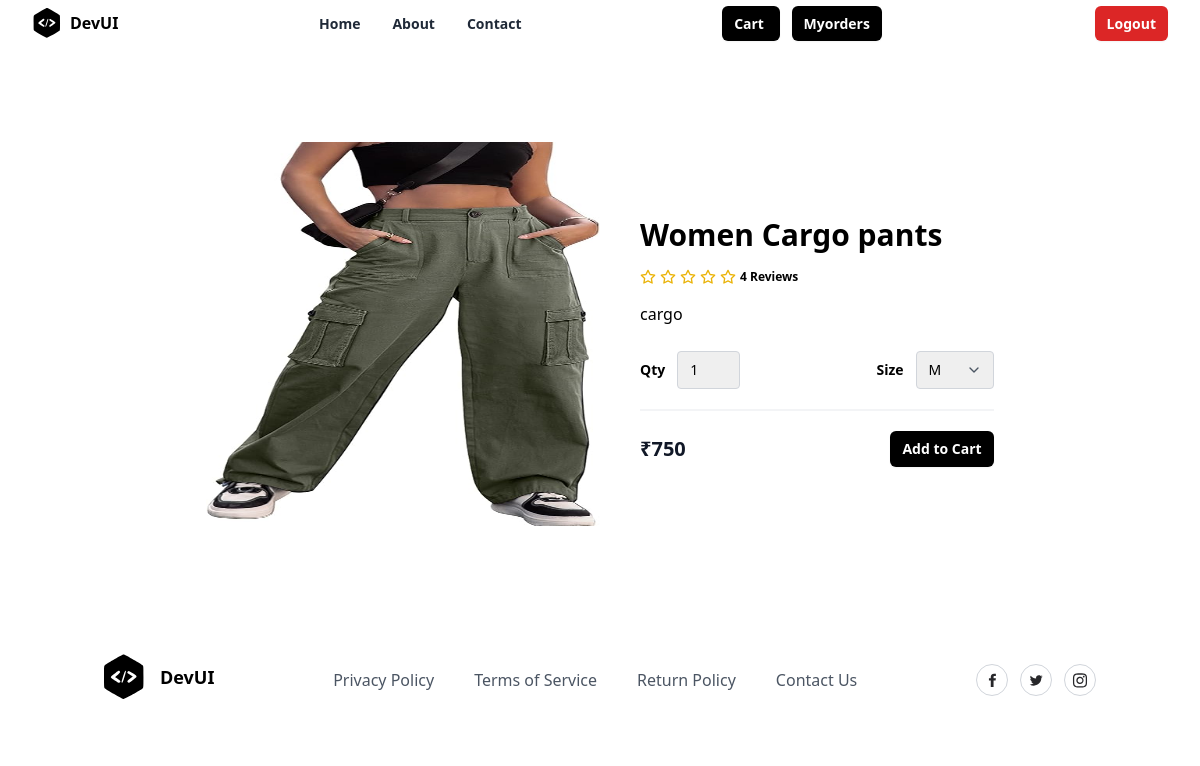
Screenshot of /product/2/ with the database file from the repository.
### store/models.py (models this page shows)
class Product(models.Model):
    title = models.CharField(max_length=200)
    description = models.TextField(null=True, blank=True)
    size_object = models.ManyToManyField(Size)
    category_object = models.ForeignKey(Category, on_delete=models.CASCADE)
    brand_object = models.ForeignKey(Brand, on_delete=models.CASCADE)
    image = models.ImageField(upload_to='product_images', null=True, blank=True, default='product_images/default.jpg')
    price = models.PositiveIntegerField()
    tag_object=models.ManyToManyField(Tag)
    created_date = models.DateTimeField(auto_now_add=True)
    updated_date = models.DateTimeField(auto_now=True)
    is_active = models.BooleanField(default=True)
    def __str__(self):
        return self.title

### store/views.py (the view)
# urls.py: path('product/<int:pk>/',views.ProductDetailView.as_view(),name="product-detail"),
class ProductDetailView(View):
    def get(self,request,*args,**kwargs):
        id=kwargs.get("pk")
        qs=Product.objects.get(id=id)
        return render(request,"product_detail.html",{"data":qs})

### store/templates/product_detail.html (shortened to what this page needs)
{%extends 'base.html'%}
{%block main_block%}
<section class="overflow-hidden">
    <form method="post" action="{%url 'addtocart' data.id%}">
    <div class="mx-auto max-w-5xl px-5 py-24">
      <div class="mx-auto flex flex-wrap items-center lg:w-4/5">
        <img
          alt="Nike Air Max 21A"
          class="h-64 w-full rounded object-fills lg:h-96 lg:w-1/2"
          src="{{data.image.url}}"
        />
        <div class="mt-6 w-full lg:mt-0 lg:w-1/2 lg:pl-10">
          <h1 class="my-4 text-3xl font-semibold text-black"> {{data.title}}</h1>
          <div class="my-4 flex items-center">
            <span class="flex items-center space-x-1">
              <span class="ml-3 inline-block text-xs font-semibold">
                4 Reviews
              </span>
            </span>
          </div>
          <p class="leading-relaxed">
           {{data.description}}
          </p>
          <div class="mb-5 mt-6 flex items-center border-b-2 border-gray-100 pb-5">
            <div class="flex items-center">
              <span class="mr-3 text-sm font-semibold">Qty</span>
              <select name="qty" class="appearance-none rounded border border-gray-300 py-2 pl-3 pr-10 text-sm focus:border-black focus:outline-none focus:ring-2 focus:ring-black">
                <option>1</option>
              </select>
            </div>
            <div class="ml-auto flex items-center">
              <span class="mr-3 text-sm font-semibold">Size</span>
              <div class="relative">
                <select name="size" class="appearance-none rounded border border-gray-300 py-2 pl-3 pr-10 text-sm focus:border-black focus:outline-none focus:ring-2 focus:ring-black">
                  {%for sob in data.size_object.all%}
                        <option value="{{sob.name}}">{{sob.name}}</option>
                  {%endfor%}
                </select>
                <span class="pointer-events-none absolute right-0 top-0 flex h-full w-10 items-center justify-center text-center text-gray-600">
                </span>
              </div>
            </div>
          </div>
          <div class="flex items-center justify-between">
            <span class="title-font text-xl font-bold text-gray-900">
              ₹{{data.price}}
            </span>
            <button
              type="submit"
              class="rounded-md bg-black px-3 py-2 text-sm font-semibold text-white shadow-sm hover:bg-black/80 focus-visible:outline focus-visible:outline-2 focus-visible:outline-offset-2 focus-visible:outline-black"
            >
              Add to Cart
            </button>
          </div>
        </div>
      </div>
    </div>
  </form>
  </section>
{%endblock%}

### rows the page displays
Product: image (picture), title "Women Cargo pants", description "cargo", price "750"

### other values shown
form field size "M"
